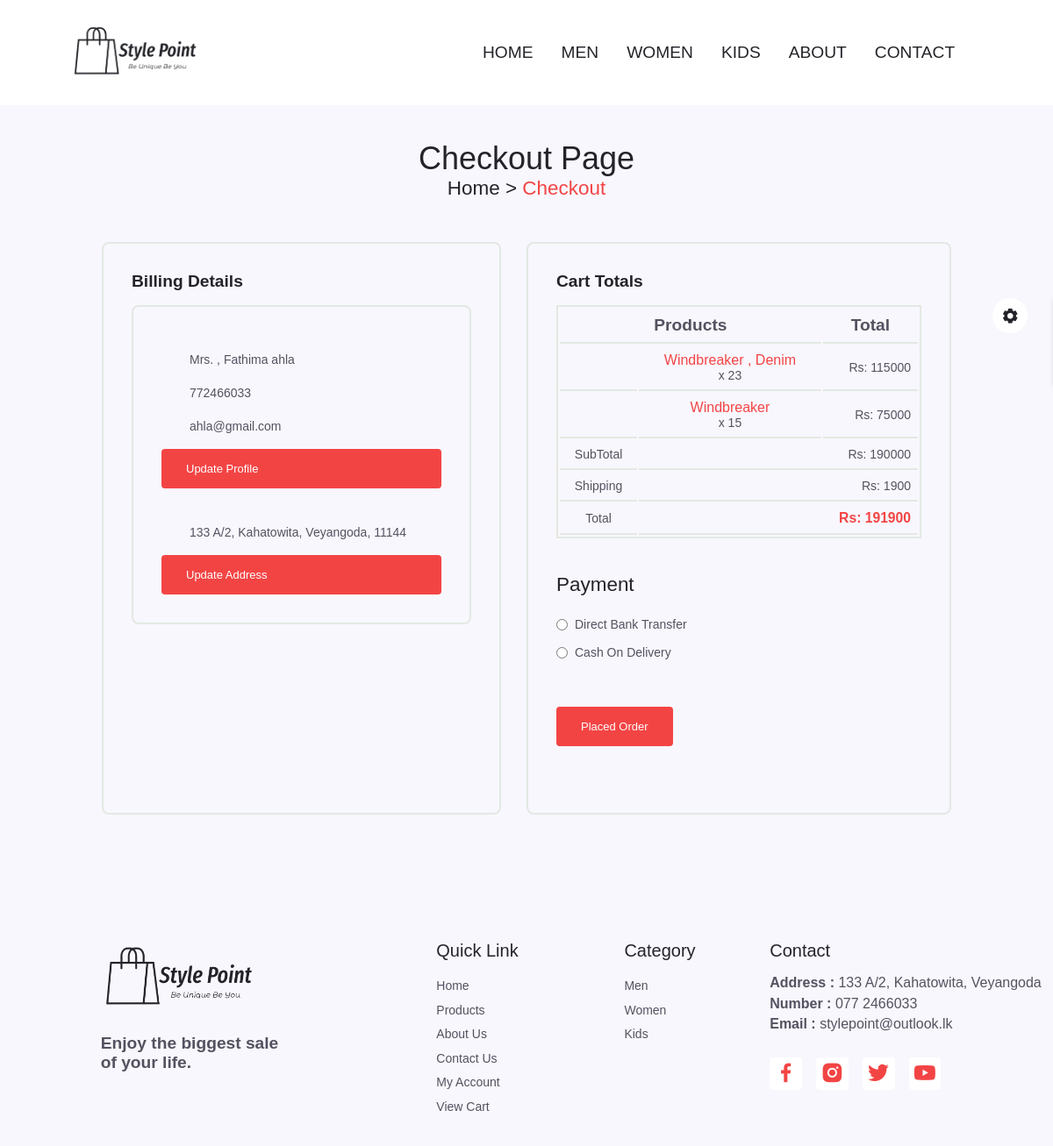
The app's page /checkout.php (signed in), older data.
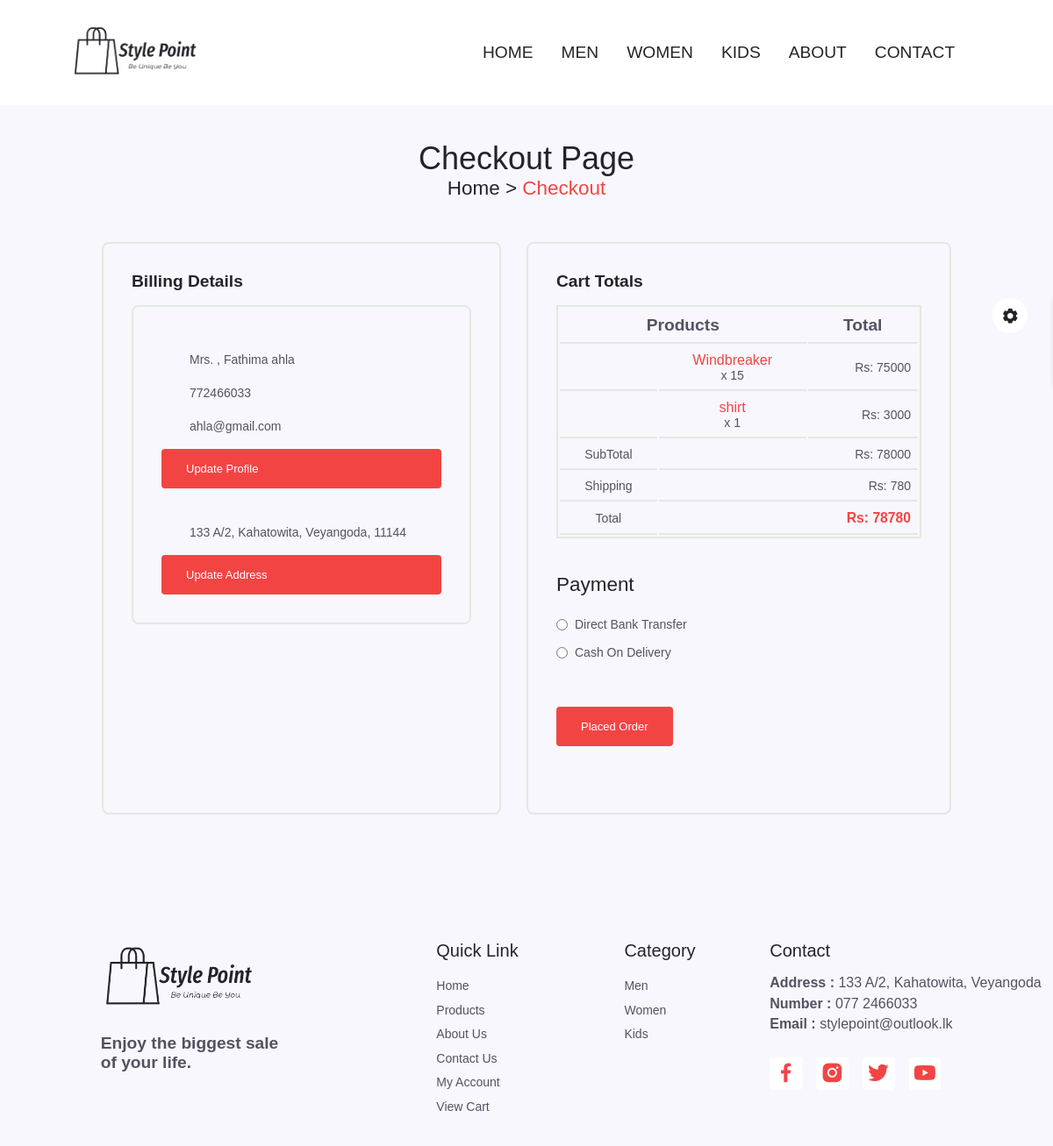
The same page, newer data.
### tables this page shows
CREATE TABLE `cart` (
  `cart_ID` int(100) NOT NULL,
  `user_id` int(100) NOT NULL,
  `pro_id` int(100) NOT NULL,
  `pro_Name` varchar(100) NOT NULL,
  `price` int(100) NOT NULL,
  `color` varchar(100) NOT NULL,
  `size` varchar(100) NOT NULL,
  `quantity` int(100) NOT NULL,
  `image` varchar(100) NOT NULL
);

### checkout.php (the view, shortened to what the changed rows need)
<?php
include 'components/connect.php';
if(isset($_SESSION['user_id'])){
    $user_id = $_SESSION['user_id'];
}else{
    $user_id = '';
    header('location:index.php');
};
?>
<!DOCTYPE html>
<html lang="en">
    <head>
        <link rel="stylesheet" href="css/swiper-bundle.min.css">
        <link rel="stylesheet" href="css/style.css">
        <link rel="stylesheet" class="js-color-style" href="css/colors/color-1.css">
        <link href="https://cdn.jsdelivr.net/npm/remixicon@3.2.0/fonts/remixicon.css" rel="stylesheet">
        <link href='https://unpkg.com/boxicons@2.1.4/css/boxicons.min.css' rel='stylesheet'>
        <link href="/website/css/uicons-bold-rounded.css" rel="stylesheet">
        <link rel="stylesheet" href="">
    </head>
    <body>
        <main class="main">
            <section class="checkout section container">
                <h2 class="breadcrumb__title">Checkout Page</h2>
                    <div class="checkout__container grid">
                        <div class="checkout__title">
                                <table class="checkout__table">
                                    <tr>
                                        <th colspan="2">Products</th>
                                        <th>Total</th>
                                    </tr>
                                <?php
                                    $super_sub = 0;
                                    $select_cart = $conn->prepare("SELECT * FROM `cart` WHERE user_id = ?");
                                    $select_cart->execute([$user_id]);
                                    if ($select_cart->rowCount() > 0) {
                                        while ($fetch_cart = $select_cart->fetch(PDO::FETCH_ASSOC)) {
                                ?>
                                    <tr>
                                        <td><img src="uploaded_img/<?= $fetch_cart['image']; ?>" alt="" class="checkout__img"></td>
                                        <td>
                                            <h3 class="checkout__table-protitle"><?= $fetch_cart['pro_Name']; ?></h3>
                                            <p class="checkout__table-quantity">x <?= $fetch_cart['quantity']; ?></p>
                                        </td>
                                        <td>
                                            <span class="checkout__table-price">Rs: <?= $sub_total = ($fetch_cart['price'] * $fetch_cart['quantity']); ?></span>
                                        </td>
                                    </tr>
                                <?php
                                    $sub_total = ($fetch_cart['price'] * $fetch_cart['quantity']);
                                    $super_sub += $sub_total;
                                    $shippingfee = $super_sub * 0.01;
                                        }
                                    $grand_total = $super_sub + $shippingfee;
                                    ?>
                                    <?php
                                        } else {
                                                echo '<p class="empty">Your cart is empty!</p>';
                                            }
                                    ?>
                                    <tr>
                                        <td colspan="2"><span class="checkout__table-price">Rs: <?=$super_sub; ?></span></td>
                                    </tr>
                                    <tr>
                                        <td colspan="2"><span class="checkout__table-price">Rs: <?= $shippingfee; ?></span></td>
                                    </tr>
                                    <tr>
                                        <td colspan="2"><span class="checkout__grand-total">Rs: <?= $grand_total; ?></span></td>
                                    </tr>
                                </table>
                        </div>
                    </div>
            </section>
        </main>
    </body>
</html>

Row changes from the older to the newer data that the page shows:
removed cart: pro_Name "Windbreaker , Denim", quantity "23", $sub_total = ($fetch_cart['price'] * $fetch_cart['quantity']) "115000"
added cart: pro_Name "shirt", quantity "1", price "3000"
Text that changed along with them:
$super_sub: "190000" → "78000"
$shippingfee: "1900" → "780"
$grand_total: "191900" → "78780"
